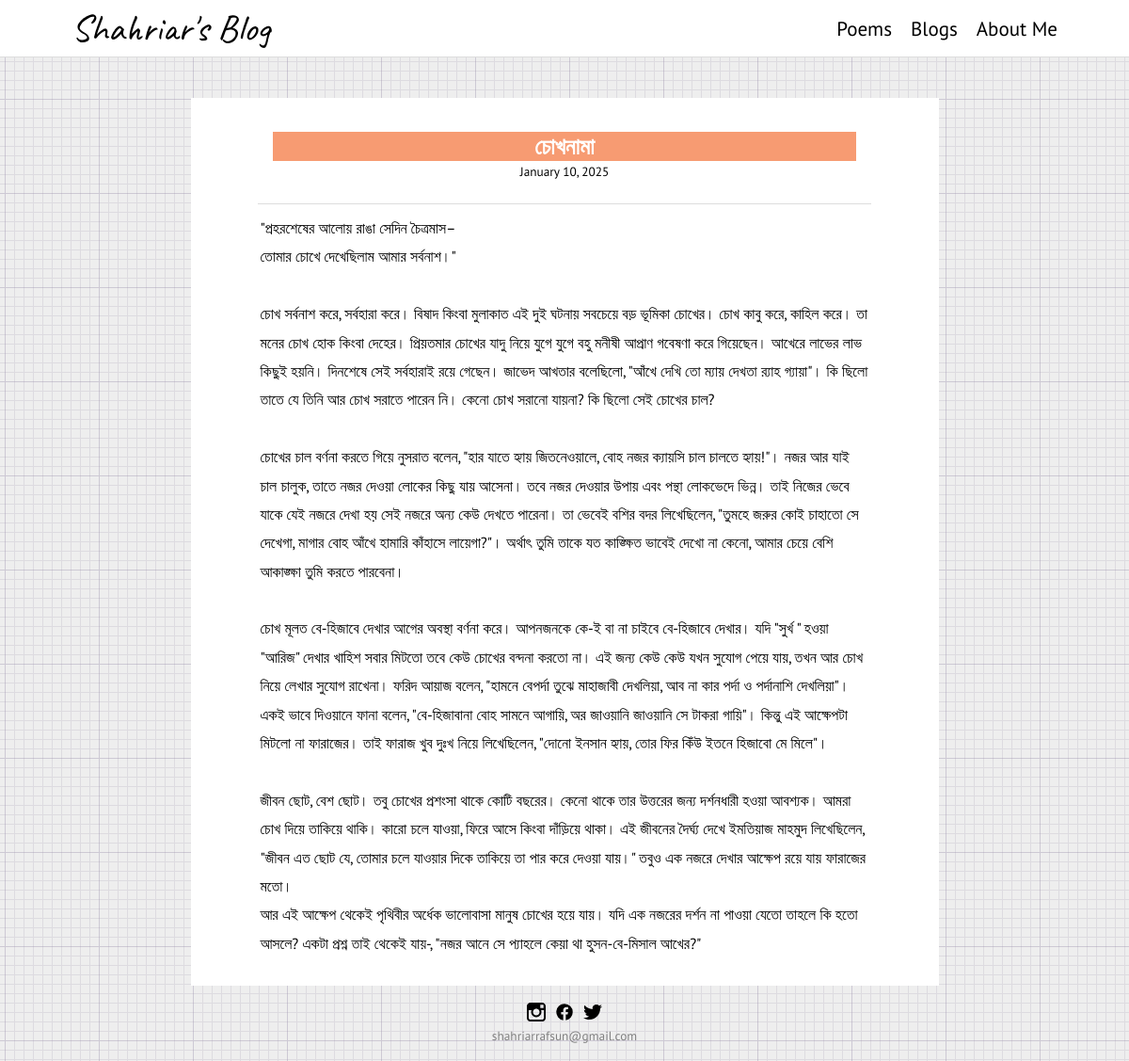
The page /blog_detail/2/ on the database its author committed.
### blog/models.py (models this page shows, shortened)
class Blog(models.Model):
    title = models.CharField(max_length=200)
    content = models.TextField()
    published_date = models.DateTimeField(default=timezone.now, blank=True)

### blog/views.py (the view)
# urls.py: path('blog_detail/<int:pk>/', views.blog_detail, name='blog_detail'),
def blog_detail(request, pk):
    blog = get_object_or_404(Blog, pk=pk)
    context = {'blog': blog}
    return render(request, 'blog/blog_detail.html', context)

### blog/templates/blog/blog_detail.html (shortened to what this page needs)
{% load static %}
<!DOCTYPE html>
<html lang="en">
  <head>
    <link rel="stylesheet" href="{% static 'styles/style.css' %}">
    <link rel="stylesheet" href="{% static 'styles/blog_detail.css' %}">
  </head>
  <body>
 <div class="nav-wrapper">
      <div class="nav-content">
        <div class="nav-logo">
           <a href="{% url 'blog' %}">Shahriar's Blog</a>
        </div>
        <div class="nav-options">
          <div class="nav-poemlist"><a href="{% url 'poemlist' %}">Poems</a></div>
          <div class="nav-bloglist"><a href="{% url 'bloglist' %}">Blogs</a></div>
          <div class="nav-about"><a href="{% url 'about' %}">About Me</a></div>
        </div>
      </div>
    </div>
    <div class="bd-wrapper">
      <div class="bd-container">
        <header class="bd-header">
          <div class="bd-title"><p><strong>{{blog.title}}</strong></p></div>
          <div class="bd-date"><small>{{blog.published_date|date:"F j, Y"}}</small></div>
        </header>
        <div class="bd-content">
          <p>{{blog.content|linebreaksbr}}</p>
        </div>
      </div>
    </div>
    <footer>
          <div class="footer-container">
            <div class="footer-logos">
              <div class="instagram"><a href="https://www.instagram.com/shahriarrafsun/"><img src="{% static 'assets/instagram.svg' %}" height="20px" width="20px" alt=""></a></div>
              <div class="facebook"><a href="https://www.facebook.com/md.rafsun.79"><img src="{% static 'assets/facebook.svg' %}" height="20px" width="20px" alt=""></a></div>
              <div class="twitter"><a href="https://www.x.com/RafsunShahriar"><img src="{% static 'assets/twitter.svg' %}" height="20px" width="20px" alt=""></a></div>
            </div>
              <div class="contact"><small>shahriarrafsun@gmail.com</small></div>
          </div>
        </footer>
  </body>
</html>

### blog/static/styles/style.css (style rules this page uses)
* { margin: 0px; padding: 0px; }
html { height: 100%; }
body { font-family: 'PT Sans', 'Hind Siliguri', sans-serif; min-height: 100vh; background-color: #eeeeee; }
.nav-wrapper { position: fixed; z-index: 999; display: flex; width: 100%; justify-content: center; height: 60px; background-color: white; border-bottom: 1px solid #ddd; align-items: center; }
.nav-content { width: 90%; max-width: 1200px; padding: 0 1em; display: flex; justify-content: space-between; align-items: center; height: 100%; box-sizing: border-box; }
.nav-options { display: flex; width: auto; column-gap: 20px; align-items: center; font-family: 'PT Sans', sans-serif; font-size: 21px; }
.nav-options a { text-decoration: none; color: black; }
.nav-logo a { text-decoration: none; color: black; }
.nav-logo { font-family: 'Caveat', sans-serif; font-size: 40px; }
footer { width: 100%; display: flex; height: 80px; justify-content: center; }
.footer-container { display: flex; flex-direction: column; width: 50%; justify-content: center; }
.footer-logos { display: flex; width: 100%; justify-content: center; align-items: center; column-gap: 10px; }
.contact { text-align: center; color: grey; }

### blog/static/styles/blog_detail.css (style rules this page uses)
.bd-wrapper { display: flex; justify-content: center; }
.bd-container { margin-top: 6.5em; display: flex; flex-direction: column; justify-content: center; align-items: center; width: 775px; background-color: white; padding: 10px; padding-bottom: 30px; }
.bd-header { height: 60px; padding: 1em 1em; display: flex; flex-direction: column; align-items: center; width: 80%; margin-bottom: 10px; margin-top: 10px; border-bottom: 1px solid #ddd; }
.bd-title { width: 100%; display: flex; justify-content: center; background-color: #f79b72; color: white; font-size: 24px; }
.bd-content p { margin: 0 8vh 0 8vh; line-height: 1.9; font-size: 16px; }

### rows shown on the page
Blog: title "চোখনামা", published_date "January 10, 2025", content "\"প্রহরশেষের আলোয় রাঙা সেদিন চৈত্রমাস– তোমার চোখে দেখেছিলাম আমার সর্বনাশ।\" চোখ সর্বনাশ করে, সর্বহারা করে। বিষাদ কিংবা মুলাকাত এই দুই ঘটনায় সবচেয়ে বড় ভূমিকা চোখের। চোখ কাবু করে, কাহিল করে। তা মনের চোখ হোক কিংবা দেহের। প্রিয়তমার চোখের যাদু নিয়ে যুগে যুগে বহু মনীষী আপ্রাণ গবেষণা করে গিয়েছেন। আখেরে লাভের লাভ কিছুই হয়নি। দিনশেষে সেই সর্বহারাই রয়ে গেছেন। জাভেদ আখতার বলেছিলো, \"আঁখে দেখি তো ম্যায় দেখতা র‍্যাহ গ্যায়া\"। কি ছিলো তাতে যে তিনি আর চোখ সরাতে পারেন নি। কেনো চোখ সরানো যায়না? কি ছিলো সেই চোখের চাল? চোখের চাল বর্ণনা করতে গিয়ে নুসরাত বলেন, \"হার যাতে হ্যায় জিতনেওয়ালে, বোহ নজর ক্যায়সি চাল চালতে হ্যায়!\"। নজর আর যাই চাল চালুক, তাতে নজর দেওয়া লোকের কিছু যায় আসেনা। তবে নজর দেওয়ার উপায় এবং পন্থা…"
